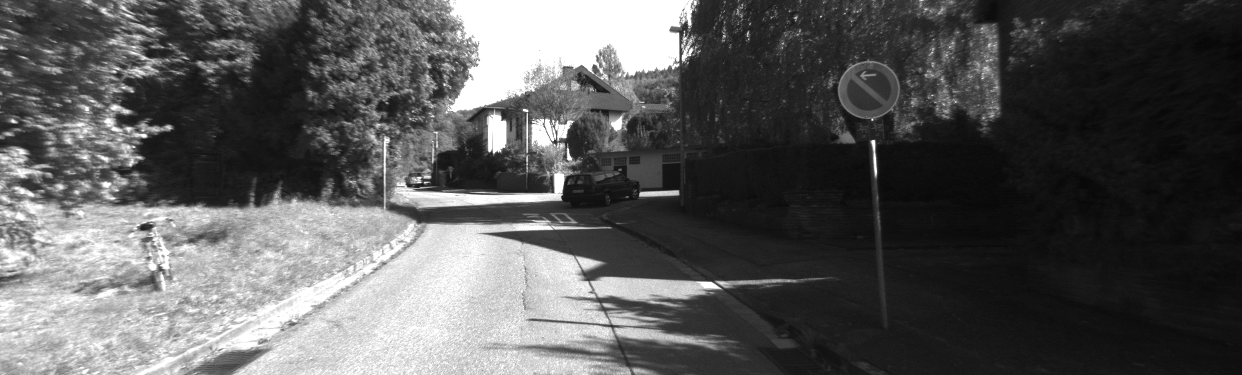
//> input picture data/imgL0.png, 1242 x 375 px, given in place of the camera
$ ./getdisp   (built with g++ and OpenCV 4, older OpenCV classes emulated)
//> lines starting //> are read from the running program, lines starting //| are printed output that depends on the picture; after the words box and inside, x2 and y2 are one past the last pixel; in counts of white or black regions, pixels touching at a corner belong together
//> further down, frame is the input picture: 375 rows x 1242 cols, CV_8UC3; min 6, max 255, mean 89.3
#include "opencv2/video/tracking.hpp"
#include "opencv2/imgproc/imgproc.hpp"
#include "opencv2/highgui/highgui.hpp"
//#include <cv.h>
#include <cxmisc.h>
#include <highgui.h>
#include <cvaux.h>
#include <iostream>
#include <ctype.h>
//#include <unistd.h>
#include <stdlib.h>

#include <vector>
#include <string>
#include <algorithm>
#include <ctype.h>
#include <stdarg.h>
#include <string.h>

#include <stdio.h>


using namespace cv;
using namespace std;

//vector<Point2f> point1, point2;
bool left_mouse = false;
Point2f point;
int pic_info[4];
Mat gray, prevGray, image, image1;
const Scalar GREEN = Scalar(0, 255, 0);
int rect_width = 0, rect_height = 0;
Point tmpPoint;
int num = 0;
int m_frameWidth = 640;
int m_frameHeight = 480;
bool    m_Calib_Data_Loaded;        // 是否成功载入定标参数
cv::Mat m_Calib_Mat_Q;              // Q 矩阵
cv::Mat m_Calib_Mat_Remap_X_L;      // 左视图畸变校正像素坐标映射矩阵 X
cv::Mat m_Calib_Mat_Remap_Y_L;      // 左视图畸变校正像素坐标映射矩阵 Y
cv::Mat m_Calib_Mat_Remap_X_R;      // 右视图畸变校正像素坐标映射矩阵 X
cv::Mat m_Calib_Mat_Remap_Y_R;      // 右视图畸变校正像素坐标映射矩阵 Y
cv::Mat m_Calib_Mat_Mask_Roi;       // 左视图校正后的有效区域
cv::Rect m_Calib_Roi_L;             // 左视图校正后的有效区域矩形
cv::Rect m_Calib_Roi_R;             // 右视图校正后的有效区域矩形
double          m_FL;
//CvStereoBMState *BMState = cvCreateStereoBMState();
int m_numberOfDisparies;            // 视差变化范围
cv::StereoBM    m_BM;
CvMat* vdisp = cvCreateMat(480, 640, CV_8U);
cv::Mat img1, img2, img1p, img2p, disp, disp8u, pointClouds, imageLeft, imageRight, disparityImage, imaget1;
static IplImage *framet1 = NULL;
static IplImage *framet2 = NULL;
static IplImage *framet3 = NULL;
static IplImage *framet = NULL;


// [36 lines left out: function onMouse, not called in this run]


int loadCalibData()
{
    // 读入摄像头定标参数 Q roi1 roi2 mapx1 mapy1 mapx2 mapy2
    try
    {
        cv::FileStorage fs("calib_paras.xml", cv::FileStorage::READ);
        cout << fs.isOpened() << endl;

        if (!fs.isOpened())
        {
            return (0);
        }

        cv::Size imageSize;
        cv::FileNodeIterator it = fs["imageSize"].begin();

        it >> imageSize.width >> imageSize.height;
    //  if (imageSize.width != m_frameWidth || imageSize.height != m_frameHeight)   {           return (-1);        }

        vector<int> roiVal1;
        vector<int> roiVal2;

        fs["leftValidArea"] >> roiVal1;

        m_Calib_Roi_L.x = roiVal1[0];
        m_Calib_Roi_L.y = roiVal1[1];
        m_Calib_Roi_L.width = roiVal1[2];
        m_Calib_Roi_L.height = roiVal1[3];

        fs["rightValidArea"] >> roiVal2;
        m_Calib_Roi_R.x = roiVal2[0];
        m_Calib_Roi_R.y = roiVal2[1];
        m_Calib_Roi_R.width = roiVal2[2];
        m_Calib_Roi_R.height = roiVal2[3];


        fs["QMatrix"] >> m_Calib_Mat_Q;
        fs["remapX1"] >> m_Calib_Mat_Remap_X_L;
        fs["remapY1"] >> m_Calib_Mat_Remap_Y_L;
        fs["remapX2"] >> m_Calib_Mat_Remap_X_R;
        fs["remapY2"] >> m_Calib_Mat_Remap_Y_R;

        cv::Mat lfCamMat;
        fs["leftCameraMatrix"] >> lfCamMat;
        m_FL = lfCamMat.at<double>(0, 0);

        m_Calib_Mat_Q.at<double>(3, 2) = -m_Calib_Mat_Q.at<double>(3, 2);

        m_Calib_Mat_Mask_Roi = cv::Mat::zeros(m_frameHeight, m_frameWidth, CV_8UC1);
        cv::rectangle(m_Calib_Mat_Mask_Roi, m_Calib_Roi_L, cv::Scalar(255), -1);

        m_BM.state->roi1 = m_Calib_Roi_L;
        m_BM.state->roi2 = m_Calib_Roi_R;

        m_Calib_Data_Loaded = true;

        string method;
        fs["rectifyMethod"] >> method;
        if (method != "BOUGUET")
        {
            return (-2);
        }

    }
    catch (std::exception& e)
    {
        m_Calib_Data_Loaded = false;
        return (-99);
    }

    return 1;


}
void updatebm()
{
    m_BM.state->preFilterCap = 31;
    m_BM.state->SADWindowSize = 19;
    m_BM.state->minDisparity = 0;
    m_BM.state->numberOfDisparities = 96;
    m_BM.state->textureThreshold = 10;
    m_BM.state->uniquenessRatio = 25;
    m_BM.state->speckleWindowSize = 100;
    m_BM.state->speckleRange = 32;

    m_BM.state->disp12MaxDiff = -1;

}
int  bmMatch(cv::Mat& frameLeft, cv::Mat& frameRight, cv::Mat& disparity, cv::Mat& imageLeft, cv::Mat& imageRight)
{

    // 输入检查
    if (frameLeft.empty() || frameRight.empty())
    {
        disparity = cv::Scalar(0);
        return 0;
    }
    if (m_frameWidth == 0 || m_frameHeight == 0)
    {
        //if (init(frameLeft.cols, frameLeft.rows, "calib_paras.xml"/*待改为由本地设置文件确定*/) == 0) //执行类初始化
        //  {
        return 0;
        //}
    }

    // 转换为灰度图
    cv::Mat img1proc, img2proc;
    cvtColor(frameLeft, img1proc, CV_BGR2GRAY);
    cvtColor(frameRight, img2proc, CV_BGR2GRAY);

    // 校正图像，使左右视图行对齐
    cv::Mat img1remap, img2remap;
    //cout << m_Calib_Data_Loaded << endl;

    if (m_Calib_Data_Loaded)
    {
        remap(img1proc, img1remap, m_Calib_Mat_Remap_X_L, m_Calib_Mat_Remap_Y_L, cv::INTER_LINEAR);     // 对用于视差计算的画面进行校正
        remap(img2proc, img2remap, m_Calib_Mat_Remap_X_R, m_Calib_Mat_Remap_Y_R, cv::INTER_LINEAR);
    }
    else
    {
        img1remap = img1proc;
        img2remap = img2proc;
    }

    // 对左右视图的左边进行边界延拓，以获取与原始视图相同大小的有效视差区域
    cv::Mat img1border, img2border;
    if (m_numberOfDisparies != m_BM.state->numberOfDisparities)
        m_numberOfDisparies = m_BM.state->numberOfDisparities;
    copyMakeBorder(img1remap, img1border, 0, 0, m_BM.state->numberOfDisparities, 0, IPL_BORDER_REPLICATE);
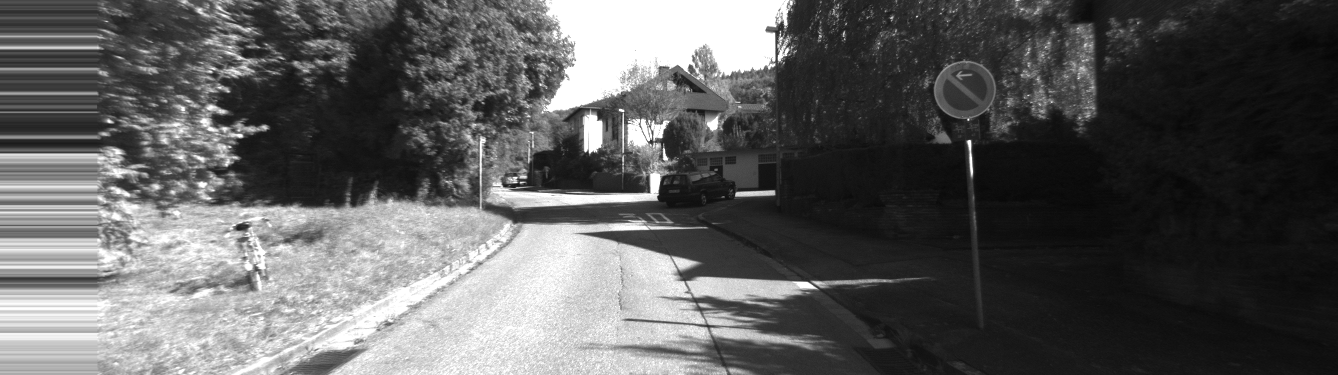
//> img1border: 375 rows x 1338 cols, CV_8UC1; min 6, max 255, mean 92.5
    copyMakeBorder(img2remap, img2border, 0, 0, m_BM.state->numberOfDisparities, 0, IPL_BORDER_REPLICATE);

    // 计算视差
    cv::Mat dispBorder;


    m_BM(img1border, img2border, dispBorder);
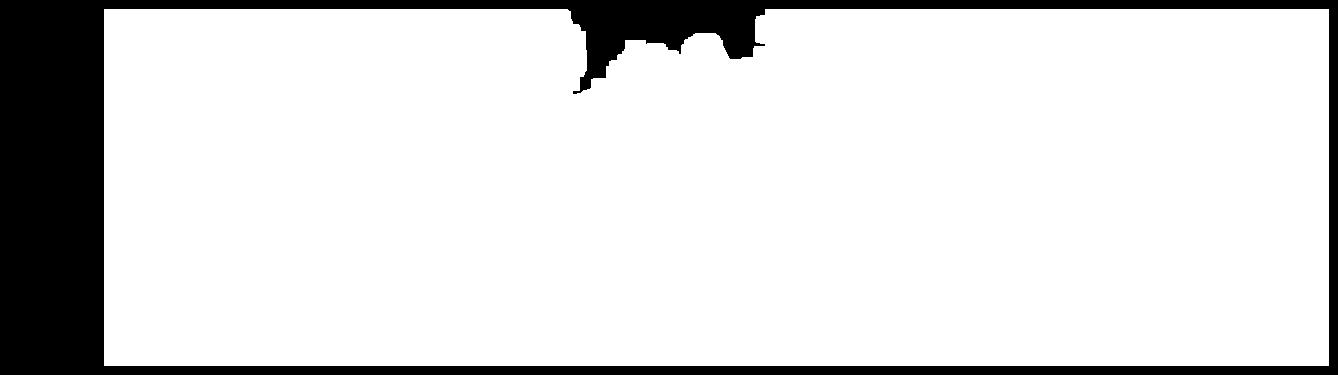
//> dispBorder: 375 rows x 1338 cols, CV_16SC1; values -16 (black) and 0 (white), 85.7% white; 1 black region, box (x1, y1, x2, y2) and area: (0, 0, 1338, 375) 71807
    //cvFindStereoCorrespondenceBM(img1border, img2border, dispBorder,BMState);
    // 截取与原始画面对应的视差区域（舍去加宽的部分）
    cv::Mat disp;
    disp = dispBorder.colRange(m_BM.state->numberOfDisparities, img1border.cols);
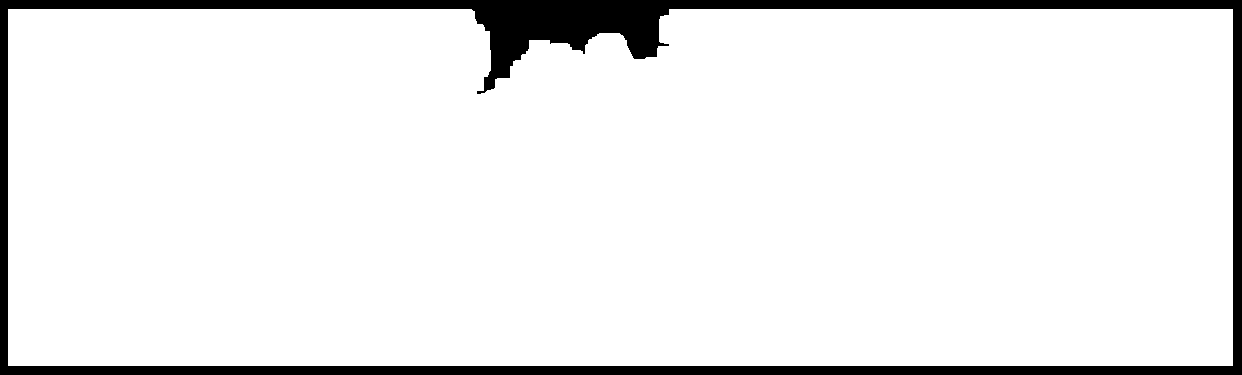
//> disp: 375 rows x 1242 cols, CV_16SC1; values -16 (black) and 0 (white), 92.3% white; 1 black region, box (x1, y1, x2, y2) and area: (0, 0, 1242, 375) 35807
    disp.copyTo(disparity, m_Calib_Mat_Mask_Roi);

    //reprojectImageTo3D(dispBorder, pointClouds, m_Calib_Mat_Q, true);

    // 输出处理后的图像
    //cout << m_Calib_Data_Loaded << endl;
    if (m_Calib_Data_Loaded)
    {
        remap(frameLeft, imageLeft, m_Calib_Mat_Remap_X_L, m_Calib_Mat_Remap_Y_L, cv::INTER_LINEAR);
        rectangle(imageLeft, m_Calib_Roi_L, CV_RGB(0, 0, 255), 3);
    }

    else
        frameLeft.copyTo(imageLeft);


    if (m_Calib_Data_Loaded)
        remap(frameRight, imageRight, m_Calib_Mat_Remap_X_R, m_Calib_Mat_Remap_Y_R, cv::INTER_LINEAR);
    else
        frameRight.copyTo(imageRight);
    rectangle(imageRight, m_Calib_Roi_R, CV_RGB(0, 0, 255), 3);


    return 1;
}

int getDisparityImage(cv::Mat& disparity, cv::Mat& disparityImage, bool isColor)
{
//> called with isColor = true
    // 将原始视差数据的位深转换为 8 位
    cv::Mat disp8u;
    if (disparity.depth() != CV_8U)
    {
        if (disparity.depth() == CV_8S)
        {
            disparity.convertTo(disp8u, CV_8U);
        }
        else
        {
            disparity.convertTo(disp8u, CV_8U, 255 / (m_numberOfDisparies*16.));
//> disp8u: 375 rows x 1242 cols, CV_8UC1; every value is 0
        }
    }
    else
    {
        disp8u = disparity;
    }

    // 转换为伪彩色图像 或 灰度图像
    if (isColor)
    {
        if (disparityImage.empty() || disparityImage.type() != CV_8UC3 || disparityImage.size() != disparity.size())
        {
            disparityImage = cv::Mat::zeros(disparity.rows, disparity.cols, CV_8UC3);
        }

        for (int y = 0; y<disparity.rows; y++)
        {
            for (int x = 0; x<disparity.cols; x++)
            {
                uchar val = disp8u.at<uchar>(y, x);
                uchar r, g, b;

                if (val == 0)
                    r = g = b = 0;
                else
                {
                    r = 255 - val;
                    g = val < 128 ? val * 2 : (uchar)((255 - val) * 2);
                    b = val;
                }

                disparityImage.at<cv::Vec3b>(y, x) = cv::Vec3b(r, g, b);

            }
        }
//> disparityImage: 375 rows x 1242 cols, CV_8UC3; every value is 0
    }
    else
    {
        disp8u.copyTo(disparityImage);
    }

    return 1;
}

int getPointClouds(cv::Mat& disparity, cv::Mat& pointClouds)
{
    if (disparity.empty())
    {
        return 0;
    }

    //计算生成三维点云
//  cv::reprojectImageTo3D(disparity, pointClouds, m_Calib_Mat_Q, true);

//> (the run ends here: the program stops with an error, at `reprojectImageTo3D(disparity, pointClouds, m_Calib_Mat_Q, true);`)
